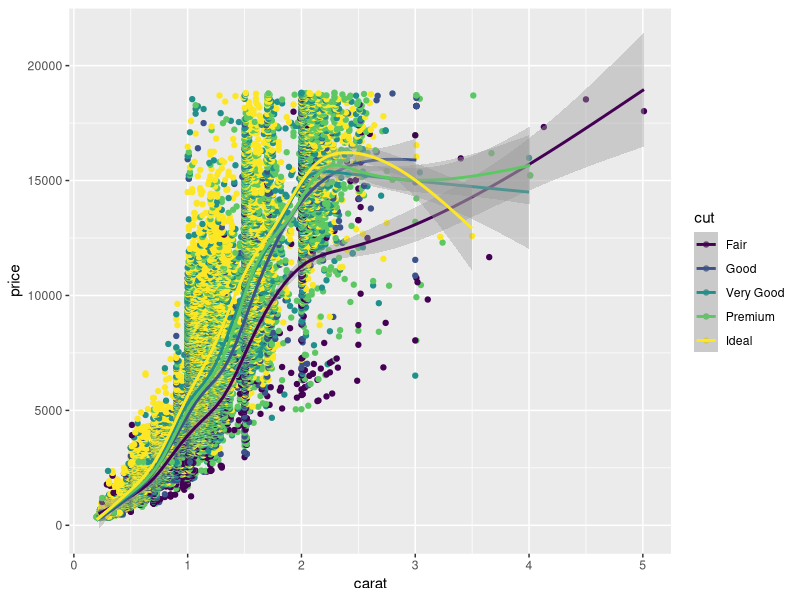
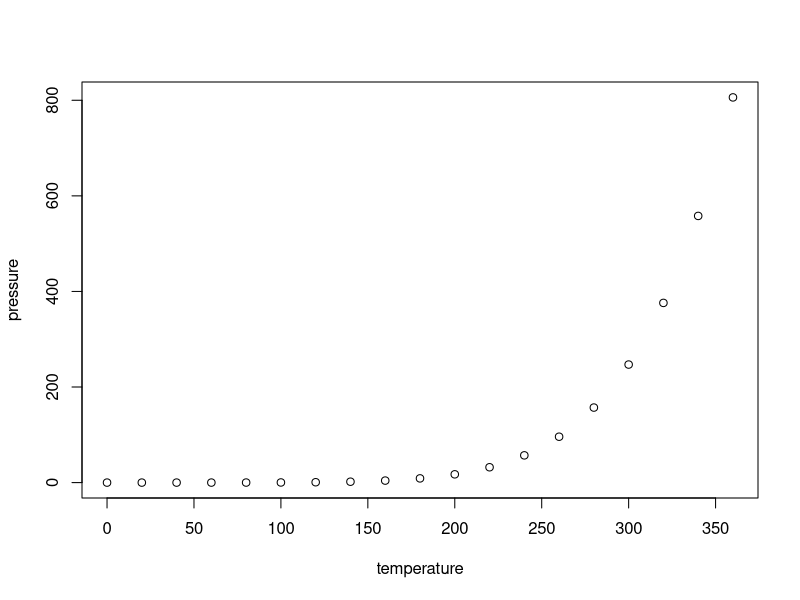

Write the R code that produced these figures, in order.
## ---- chunk 1
knitr::opts_chunk$set(echo = TRUE)
library(ggplot2)
## ---- chunk 2
summary(diamonds)

ggplot(data = diamonds, mapping = aes(x = carat, y = price, colour = cut)) +
  geom_point() +
  geom_smooth()

## ---- chunk 3
plot(pressure)
